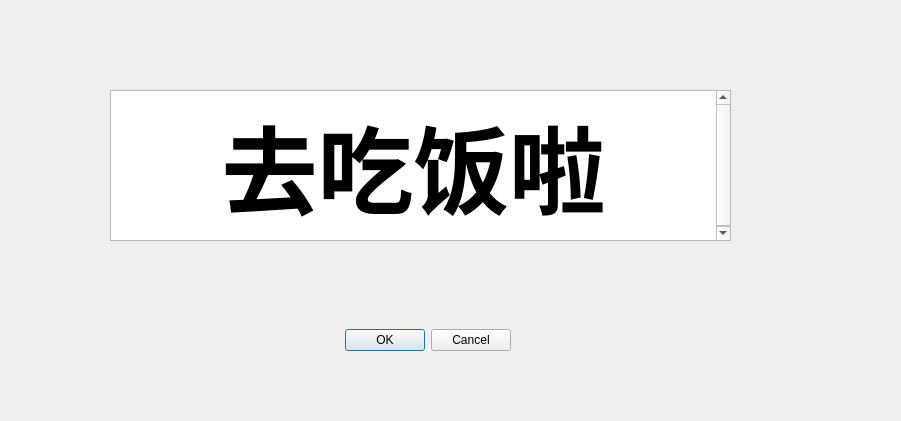
<?xml version="1.0" encoding="UTF-8"?>
<ui version="4.0">
 <class>Dialog</class>
 <widget class="QDialog" name="Dialog">
  <property name="geometry">
   <rect>
    <x>0</x>
    <y>0</y>
    <width>901</width>
    <height>421</height>
   </rect>
  </property>
  <property name="windowTitle">
   <string>Dialog</string>
  </property>
  <widget class="QDialogButtonBox" name="buttonBox">
   <property name="geometry">
    <rect>
     <x>310</x>
     <y>320</y>
     <width>201</width>
     <height>41</height>
    </rect>
   </property>
   <property name="orientation">
    <enum>Qt::Horizontal</enum>
   </property>
   <property name="standardButtons">
    <set>QDialogButtonBox::Cancel|QDialogButtonBox::Ok</set>
   </property>
  </widget>
  <widget class="QTextBrowser" name="textBrowser">
   <property name="geometry">
    <rect>
     <x>110</x>
     <y>90</y>
     <width>621</width>
     <height>151</height>
    </rect>
   </property>
   <property name="html">
    <string>&lt;!DOCTYPE HTML PUBLIC &quot;-//W3C//DTD HTML 4.0//EN&quot; &quot;http://www.w3.org/TR/REC-html40/strict.dtd&quot;&gt;
&lt;html&gt;&lt;head&gt;&lt;meta name=&quot;qrichtext&quot; content=&quot;1&quot; /&gt;&lt;style type=&quot;text/css&quot;&gt;
p, li { white-space: pre-wrap; }
&lt;/style&gt;&lt;/head&gt;&lt;body style=&quot; font-family:'SimSun'; font-size:9pt; font-weight:400; font-style:normal;&quot;&gt;
&lt;p align=&quot;center&quot; style=&quot; margin-top:0px; margin-bottom:0px; margin-left:0px; margin-right:0px; -qt-block-indent:0; text-indent:0px;&quot;&gt;&lt;span style=&quot; font-size:72pt; font-weight:600;&quot;&gt;去吃饭啦&lt;/span&gt;&lt;/p&gt;&lt;/body&gt;&lt;/html&gt;</string>
   </property>
  </widget>
 </widget>
 <resources/>
 <connections>
  <connection>
   <sender>buttonBox</sender>
   <signal>accepted()</signal>
   <receiver>Dialog</receiver>
   <slot>accept()</slot>
   <hints>
    <hint type="sourcelabel">
     <x>248</x>
     <y>254</y>
    </hint>
    <hint type="destinationlabel">
     <x>157</x>
     <y>274</y>
    </hint>
   </hints>
  </connection>
  <connection>
   <sender>buttonBox</sender>
   <signal>rejected()</signal>
   <receiver>Dialog</receiver>
   <slot>reject()</slot>
   <hints>
    <hint type="sourcelabel">
     <x>316</x>
     <y>260</y>
    </hint>
    <hint type="destinationlabel">
     <x>286</x>
     <y>274</y>
    </hint>
   </hints>
  </connection>
 </connections>
</ui>
